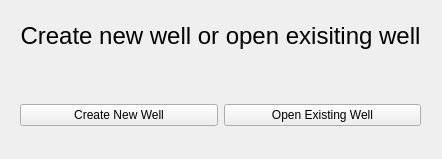
<?xml version="1.0" encoding="UTF-8"?>
<ui version="4.0">
 <class>newWell</class>
 <widget class="QMainWindow" name="newWell">
  <property name="geometry">
   <rect>
    <x>0</x>
    <y>0</y>
    <width>442</width>
    <height>159</height>
   </rect>
  </property>
  <property name="windowTitle">
   <string>Drilling Tools - Select Well</string>
  </property>
  <widget class="QWidget" name="centralwidget">
   <widget class="QLabel" name="label">
    <property name="geometry">
     <rect>
      <x>10</x>
      <y>20</y>
      <width>421</width>
      <height>31</height>
     </rect>
    </property>
    <property name="font">
     <font>
      <pointsize>18</pointsize>
     </font>
    </property>
    <property name="layoutDirection">
     <enum>Qt::LeftToRight</enum>
    </property>
    <property name="text">
     <string>Create new well or open exisiting well</string>
    </property>
    <property name="alignment">
     <set>Qt::AlignCenter</set>
    </property>
   </widget>
   <widget class="QWidget" name="">
    <property name="geometry">
     <rect>
      <x>20</x>
      <y>90</y>
      <width>401</width>
      <height>51</height>
     </rect>
    </property>
    <layout class="QHBoxLayout" name="horizontalLayout">
     <item>
      <widget class="QPushButton" name="createWell">
       <property name="text">
        <string>Create New Well</string>
       </property>
      </widget>
     </item>
     <item>
      <widget class="QPushButton" name="openWell">
       <property name="text">
        <string>Open Existing Well</string>
       </property>
      </widget>
     </item>
    </layout>
   </widget>
  </widget>
 </widget>
 <resources/>
 <connections/>
</ui>
